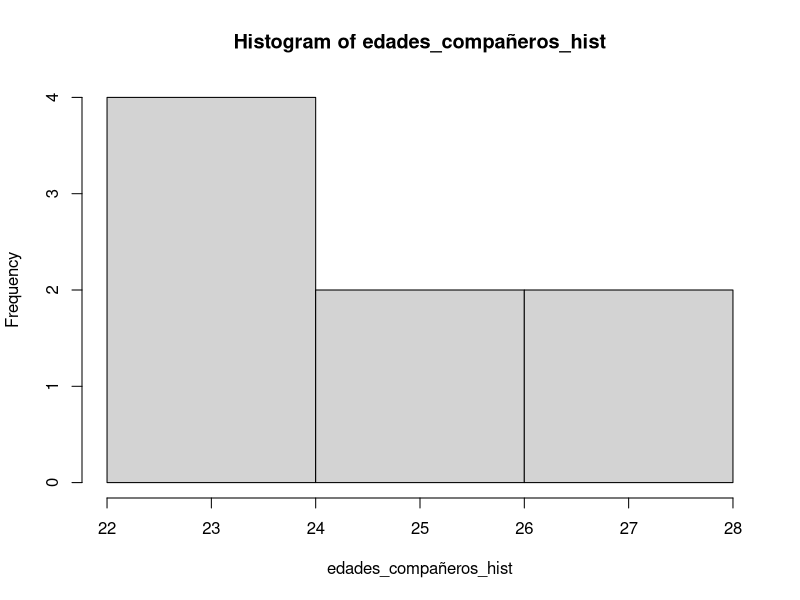

Here is the R script that generated this plot: (Note: this script raises an error after producing the figure.)
####### Tarea 1: Bioinfo posgrado#### 
#### Ejercicios del capítulo 3 ###

#####1. Dado un vector x, escribe un código que determine si todos los elementos del 
#vector son iguales a cero utilizando la función all().

#creando vector 
X <- c(1:10)
X
all(X == 0)
#resultado: FALSE

#####2. Escribe un código que tome un vector x y devuelva TRUE si hay algún 
#elemento repetido en el vector, utilizando la función any().
X <- rep(X, 2)
X
any(X == X) #resultado: TRUE

#####3. Dado un vector x, escribe una función que determine si todos los elementos del 
#vector son iguales entre sí utilizando la función all().
print(X[11]) #esta línea imprime el valor asignado en la posición 11 de mi vector X.

all(X[1] == X) #si todos los valores son iguales al primero, entonces, todos 
#son iguales entre sí. Para este caso, no lo son. 

##### 4. Escribe una función que tome dos vectores (“x” y “y”) y devuelva TRUE 
#si ambos vectores tienen algún elemento en común, utilizando la función any()
Y <- c(10:19); Y <- rep(Y, 2)


##### 5. Escribe una función que tome dos vectores (“x” y “y”) y devuelva TRUE si 
#todos los elementos del vector x son mayores que los elementos correspondientes 
#en el vector y, utilizando la función all().
all( X > Y) #Falso debido a los valores que yo asigné a mis vectores. 
#modificando valores 
X <- X*11
X
all( X > Y) #ahora sí, el resultado es verdadero. 

#####6 . Dado un vector x, escribe una función que determine si todos los elementos del 
#vector son menores que cero utilizando la función all().
all(X < 0)

##### 7. Escribe una función que tome dos vectores (“x” y “y”) y devuelva TRUE 
#si al menos un elemento del vector x es mayor que los elementos correspondientes 
#en el vector y, utilizando la función any().
any(X > Y) #TRUE

##### 8. Dado un vector x, escribe una función que determine si todos los 
#elementos del vector son iguales a un valor específico a utilizando la 
#función all().
all(X == 2) #FALSE dado que los valores del vector, aunque se repiten, ninguno es 2 y
#el vector no está compuesto únicamente por el valor "2" repetido.
all(X == "Hola")  #ningun valor del vector es de texto.

##### 9. Escribe una función que tome dos vectores (“x” y “y”) y devuelva TRUE 
#si al menos un elemento del vector x es menor que los elementos correspondientes 
#en el vector y, utilizando la función any().
X <- X/10 #para que el resultado del ejercicio sea TRUE
X
any(X < Y)

##### Operaciones con vectores ####
##### 10. ¿qué función tienen los siguientes comandos?
help(sd) #calcula la desviación estándar de un conjunto de datos dado un vector X.
help(quantile) #calcula quantiles de un vector dado x dependiendo de la 
#probabilidad que se le asinge.

##### 11. ¿Cuál es el promedio de las edades sin contar la de Beth? 
#copiando comandos para generar data frame de "EDADES"
edades <- c(35,35,70,17,14) 
nombres <- c("Jerry","Beth","Rick", "Summer","Morty")
names(edades) <- nombres 
edades #se copió todo de manera correcta.
mean(edades[-2]) #no funciona si usamos el nombre "Beth" en lugar de su 
#posición en el vector

##### 12. Quiten a Morty del vector, ordénenlo y guárdenlo como un nuevo objeto.
Morty <- edades[5]
Morty
edades_sMorty <- edades[-5]
edades_sMorty
##### 12. ¿Hay alguna edad que sea mayor de 75? ¿Menor de 12? ¿Entre 12 y 20?
any(edades > 60)
any(edades < 12)
any(edades >= 12); any(edades <= 20)

###### Tamaños de genomas ####
#13. Generar vector de edades de 10 compañeros, asígnales nombre.
edades_compañeros <- seq(from = 21, to = 30, by= 1)
edades_compañeros <- sample(edades_compañeros, replace = TRUE)
nombres_compñeros <- c("Amairani", "Itzel", "Vanessa", "Eliseo", "Melanie", "CLaudia",  
                       "Carolina", "Diana", "Eren", "Bernardo")
names(edades_compañeros) <- nombres_compñeros 
edades_compañeros
# Encuentra el mínimo,máximo, media, mediana, la desviación estándar, la 
#longitud del vector y selecciona sólo los elementos impares.
range(edades_compañeros)
mean(edades_compañeros)
median(edades_compañeros)
sd(edades_compañeros)
length(edades_compañeros)
sort(edades_compañeros)
any(edades_compañeros == edades_compañeros)
which(edades_compañeros == edades_compañeros)
??impair #####################################################################################################
# Elimina el máximo y el mínimo y con el vector resultante realiza un histograma.
edades_compañeros <- sort(edades_compañeros)
edades_compañeros_hist<- edades_compañeros[-c(1, 10)] 
edades_compañeros_hist
hist(edades_compañeros_hist)
# Crea un vector de caracteres con diez nombres de especies y asocialo con su 
#número de acceso de NCBI para su genoma en nucleótidos.
especies_AccNum_nombres <- c("Saccharomyces cerevisiae", "Escherichia coli", "Pseduomonas aeruginosa", "Candida albicans", 
                     "Proteus mirabilis", "Saccharomyces pastorianus", "Candida tropiccalis", "Mycobacterium tuberculosis",
                     "Streptococcus pneumoniae", "Gardnerella vaginalis")
especies_AccNum <- c("GCA_000146045.2", "GCA_000008865.2", "GCA_000006765.1", "GCA_000182965.3", "GCA_000069965.1", 
                     "GCA_011022315.1", "GCA_000006335.3", "GCA_000195955.2", "GCA_001457635.1", "GCA_001042655.1")
names(especies_AccNum) <- especies_AccNum_nombres
especies_AccNum

###### 14. Crea un vector con los meses en los que todas las alumnas del grupo 
#cumplen años. 3. Aprovecha los levels para generar un objeto que guarde el 
#número de estudiantes que cumplen años cada mes.
meses_cumpleaños <- c("Febrero", "Marzo", "Abril", "Abril", "Junio", "Julio", "Marzo", "Septiembre", "Octubre", 
          "Noviembre", "Octubre")
meses_completos <- c("Enero", "Febrero", "Marzo", "Abril", "Mayo", "Junio", "Julio", 
                     "Agosto", "Septiembre", "Octubre", "Noviembre", "Diciembre")
as.factor(meses_cumpleaños)
table(meses_cumpleaños)
table(meses_cumpleaños, levels(meses_completos))
